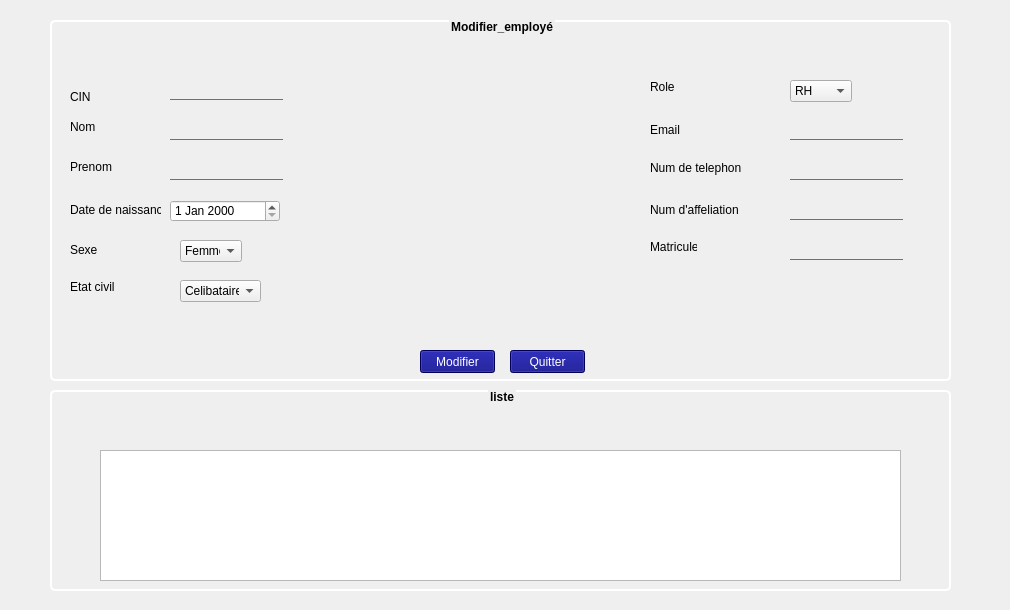
    <widget class="QWidget" name="tab_9">
     <attribute name="title">
      <string>Modifier_employé</string>
     </attribute>
     <widget class="QLabel" name="label_bg2">
      <property name="geometry">
       <rect>
        <x>10</x>
        <y>0</y>
        <width>991</width>
        <height>601</height>
       </rect>
      </property>
      <property name="text">
       <string/>
      </property>
     </widget>
     <widget class="QGroupBox" name="groupBox_5">
      <property name="geometry">
       <rect>
        <x>50</x>
        <y>20</y>
        <width>901</width>
        <height>361</height>
       </rect>
      </property>
      <property name="styleSheet">
       <string notr="true">/*color: rgb(0, 0, 127);*/
QGroupBox {
	
   font: 10pt &quot;MS Shell Dlg 2&quot;;
font: bold;
text-align:center;
    border: 2px solid white;
    border-radius: 5px;
    margin-top: 1ex;
}

QGroupBox::title {
 
    subcontrol-position: top center; /* position at the top center */
  
}</string>
      </property>
      <property name="title">
       <string>Modifier_employé</string>
      </property>
      <widget class="QLabel" name="label_19">
       <property name="geometry">
        <rect>
         <x>20</x>
         <y>100</y>
         <width>47</width>
         <height>14</height>
        </rect>
       </property>
       <property name="text">
        <string>Nom</string>
       </property>
      </widget>
      <widget class="QLabel" name="label_20">
       <property name="geometry">
        <rect>
         <x>20</x>
         <y>140</y>
         <width>47</width>
         <height>14</height>
        </rect>
       </property>
       <property name="text">
        <string>Prenom</string>
       </property>
      </widget>
      <widget class="QLabel" name="label_21">
       <property name="geometry">
        <rect>
         <x>20</x>
         <y>70</y>
         <width>47</width>
         <height>14</height>
        </rect>
       </property>
       <property name="text">
        <string>CIN</string>
       </property>
      </widget>
      <widget class="QLabel" name="label_22">
       <property name="geometry">
        <rect>
         <x>20</x>
         <y>180</y>
         <width>91</width>
         <height>20</height>
        </rect>
       </property>
       <property name="text">
        <string>Date de naissance</string>
       </property>
      </widget>
      <widget class="QLabel" name="label_23">
       <property name="geometry">
        <rect>
         <x>600</x>
         <y>220</y>
         <width>47</width>
         <height>14</height>
        </rect>
       </property>
       <property name="text">
        <string>Matricule</string>
       </property>
      </widget>
      <widget class="QLabel" name="label_24">
       <property name="geometry">
        <rect>
         <x>20</x>
         <y>260</y>
         <width>47</width>
         <height>14</height>
        </rect>
       </property>
       <property name="text">
        <string>Etat civil</string>
       </property>
      </widget>
      <widget class="QLabel" name="label_25">
       <property name="geometry">
        <rect>
         <x>20</x>
         <y>220</y>
         <width>51</width>
         <height>20</height>
        </rect>
       </property>
       <property name="text">
        <string>Sexe</string>
       </property>
      </widget>
      <widget class="QLabel" name="label_26">
       <property name="geometry">
        <rect>
         <x>600</x>
         <y>180</y>
         <width>91</width>
         <height>20</height>
        </rect>
       </property>
       <property name="text">
        <string>Num d'affeliation</string>
       </property>
      </widget>
      <widget class="QLabel" name="label_27">
       <property name="geometry">
        <rect>
         <x>600</x>
         <y>100</y>
         <width>51</width>
         <height>20</height>
        </rect>
       </property>
       <property name="text">
        <string>Email</string>
       </property>
      </widget>
      <widget class="QLabel" name="label_28">
       <property name="geometry">
        <rect>
         <x>600</x>
         <y>140</y>
         <width>91</width>
         <height>16</height>
        </rect>
       </property>
       <property name="text">
        <string>Num de telephone</string>
       </property>
      </widget>
      <widget class="QLineEdit" name="le_cin_2">
       <property name="geometry">
        <rect>
         <x>120</x>
         <y>60</y>
         <width>113</width>
         <height>20</height>
        </rect>
       </property>
       <property name="styleSheet">
        <string notr="true">border:none;
border-bottom:1px solid #707172;
background: transparent;</string>
       </property>
       <property name="text">
        <string/>
       </property>
       <property name="readOnly">
        <bool>false</bool>
       </property>
      </widget>
      <widget class="QLineEdit" name="le_nom_2">
       <property name="geometry">
        <rect>
         <x>120</x>
         <y>100</y>
         <width>113</width>
         <height>20</height>
        </rect>
       </property>
       <property name="styleSheet">
        <string notr="true">border:none;
border-bottom:1px solid #707172;
background: transparent;</string>
       </property>
       <property name="text">
        <string/>
       </property>
       <property name="readOnly">
        <bool>false</bool>
       </property>
      </widget>
      <widget class="QLineEdit" name="le_prenom_2">
       <property name="geometry">
        <rect>
         <x>120</x>
         <y>140</y>
         <width>113</width>
         <height>20</height>
        </rect>
       </property>
       <property name="styleSheet">
        <string notr="true">border:none;
border-bottom:1px solid #707172;
background: transparent;</string>
       </property>
       <property name="text">
        <string/>
       </property>
       <property name="readOnly">
        <bool>false</bool>
       </property>
      </widget>
      <widget class="QLineEdit" name="le_email_2">
       <property name="geometry">
        <rect>
         <x>740</x>
         <y>100</y>
         <width>113</width>
         <height>20</height>
        </rect>
       </property>
       <property name="styleSheet">
        <string notr="true">border:none;
border-bottom:1px solid #707172;
background: transparent;</string>
       </property>
       <property name="text">
        <string/>
       </property>
       <property name="readOnly">
        <bool>false</bool>
       </property>
      </widget>
      <widget class="QLineEdit" name="le_num_2">
       <property name="geometry">
        <rect>
         <x>740</x>
         <y>140</y>
         <width>113</width>
         <height>20</height>
        </rect>
       </property>
       <property name="styleSheet">
        <string notr="true">border:none;
border-bottom:1px solid #707172;
background: transparent;</string>
       </property>
       <property name="text">
        <string/>
       </property>
       <property name="readOnly">
        <bool>false</bool>
       </property>
      </widget>
      <widget class="QLineEdit" name="le_aff_2">
       <property name="geometry">
        <rect>
         <x>740</x>
         <y>180</y>
         <width>113</width>
         <height>20</height>
        </rect>
       </property>
       <property name="styleSheet">
        <string notr="true">border:none;
border-bottom:1px solid #707172;
background: transparent;</string>
       </property>
       <property name="text">
        <string/>
       </property>
       <property name="readOnly">
        <bool>false</bool>
       </property>
      </widget>
      <widget class="QLineEdit" name="le_mat_2">
       <property name="geometry">
        <rect>
         <x>740</x>
         <y>220</y>
         <width>113</width>
         <height>20</height>
        </rect>
       </property>
       <property name="styleSheet">
        <string notr="true">border:none;
border-bottom:1px solid #707172;
background: transparent;</string>
       </property>
       <property name="text">
        <string/>
       </property>
       <property name="readOnly">
        <bool>false</bool>
       </property>
      </widget>
      <widget class="QLabel" name="label_pro2">
       <property name="geometry">
        <rect>
         <x>380</x>
         <y>80</y>
         <width>141</width>
         <height>121</height>
        </rect>
       </property>
       <property name="text">
        <string/>
       </property>
      </widget>
      <widget class="QComboBox" name="Box_etat_mod">
       <property name="geometry">
        <rect>
         <x>130</x>
         <y>260</y>
         <width>81</width>
         <height>22</height>
        </rect>
       </property>
       <item>
        <property name="text">
         <string>Celibataire</string>
        </property>
       </item>
       <item>
        <property name="text">
         <string>marié(e)</string>
        </property>
       </item>
       <item>
        <property name="text">
         <string>Autre</string>
        </property>
       </item>
      </widget>
      <widget class="QDateEdit" name="dateEdit_3">
       <property name="geometry">
        <rect>
         <x>120</x>
         <y>180</y>
         <width>110</width>
         <height>22</height>
        </rect>
       </property>
       <property name="readOnly">
        <bool>false</bool>
       </property>
      </widget>
      <widget class="QLabel" name="label_56">
       <property name="geometry">
        <rect>
         <x>600</x>
         <y>60</y>
         <width>47</width>
         <height>14</height>
        </rect>
       </property>
       <property name="text">
        <string>Role</string>
       </property>
      </widget>
      <widget class="QPushButton" name="pb_modifier">
       <property name="geometry">
        <rect>
         <x>370</x>
         <y>330</y>
         <width>75</width>
         <height>23</height>
        </rect>
       </property>
       <property name="styleSheet">
        <string notr="true">color: rgb(255, 255, 255);
background-color: rgb(0, 0, 127);</string>
       </property>
       <property name="text">
        <string>Modifier</string>
       </property>
      </widget>
      <widget class="QPushButton" name="pushButton_27">
       <property name="geometry">
        <rect>
         <x>460</x>
         <y>330</y>
         <width>75</width>
         <height>23</height>
        </rect>
       </property>
       <property name="styleSheet">
        <string notr="true">color: rgb(255, 255, 255);
background-color: rgb(0, 0, 127);</string>
       </property>
       <property name="text">
        <string>Quitter</string>
       </property>
      </widget>
      <widget class="QComboBox" name="comboBox_r3">
       <property name="geometry">
        <rect>
         <x>740</x>
         <y>60</y>
         <width>62</width>
         <height>22</height>
        </rect>
       </property>
       <item>
        <property name="text">
         <string>RH</string>
        </property>
       </item>
       <item>
        <property name="text">
         <string>res_voyageurs</string>
        </property>
       </item>
       <item>
        <property name="text">
         <string>res_fourniss</string>
        </property>
       </item>
       <item>
        <property name="text">
         <string>res_free-shop</string>
        </property>
       </item>
       <item>
        <property name="text">
         <string>res_tranport</string>
        </property>
       </item>
      </widget>
      <widget class="QComboBox" name="comboBox_s3">
       <property name="geometry">
        <rect>
         <x>130</x>
         <y>220</y>
         <width>62</width>
         <height>22</height>
        </rect>
       </property>
       <item>
        <property name="text">
         <string>Femme</string>
        </property>
       </item>
       <item>
        <property name="text">
         <string>Homme</string>
        </property>
       </item>
      </widget>
     </widget>
     <widget class="QGroupBox" name="groupBox_8">
      <property name="geometry">
       <rect>
        <x>50</x>
        <y>390</y>
        <width>901</width>
        <height>201</height>
       </rect>
      </property>
      <property name="styleSheet">
       <string notr="true">QGroupBox {
	
   font: 10pt &quot;MS Shell Dlg 2&quot;;
font: bold;
text-align:center;
    border: 2px solid white;
    border-radius: 5px;
    margin-top: 1ex;
}

QGroupBox::title {
 
    subcontrol-position: top center; /* position at the top center */
  
}</string>
      </property>
      <property name="title">
       <string>liste</string>
      </property>
      <widget class="QTableView" name="tableView_mod">
       <property name="geometry">
        <rect>
         <x>50</x>
         <y>60</y>
         <width>801</width>
         <height>131</height>
        </rect>
       </property>
       <property name="selectionBehavior">
        <enum>QAbstractItemView::SelectRows</enum>
       </property>
      </widget>
     </widget>
    </widget>
